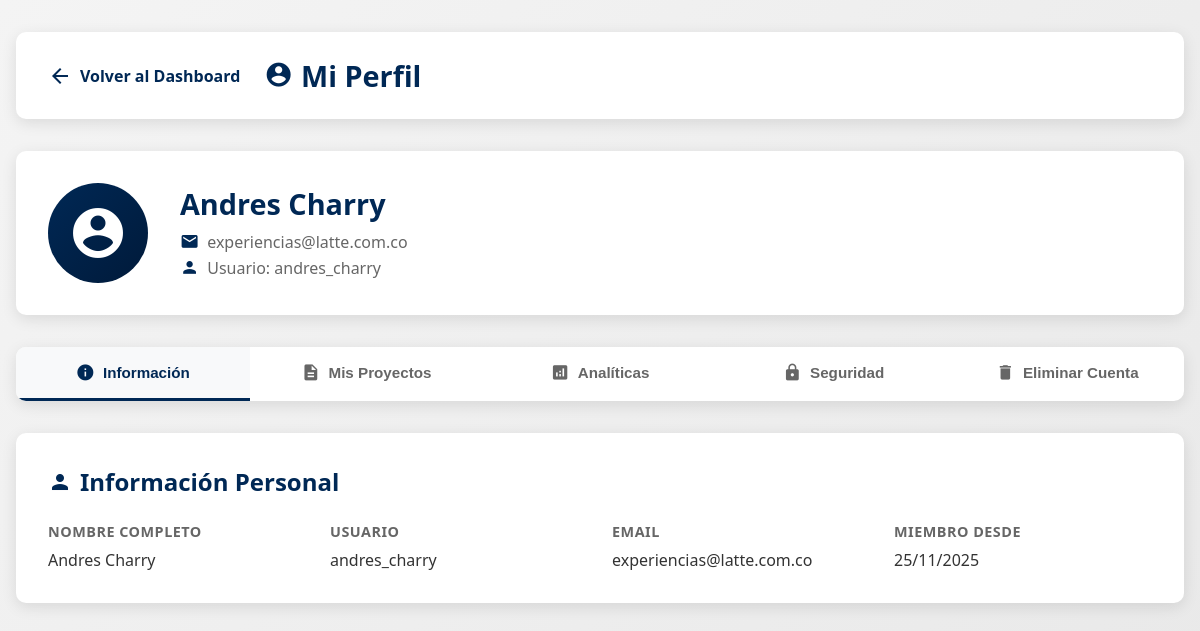
Page /pages/perfil.php (signed in) on the committed database.
### tables this page shows
CREATE TABLE `usuarios` (
  `id` int(11) NOT NULL,
  `usuario` varchar(50) NOT NULL,
  `email` varchar(100) NOT NULL,
  `password` varchar(255) NOT NULL,
  `nombre_completo` varchar(100) NOT NULL,
  `creado_en` timestamp NOT NULL DEFAULT current_timestamp()
);

### includes/config.php (called while the page is built, shortened)
<?php
function getDB()
{
    try {
        $pdo = new PDO(
            "mysql:host=" . DB_HOST . ";dbname=" . DB_NAME . ";charset=utf8mb4",
            DB_USER,
            DB_PASS,
            [
                PDO::ATTR_ERRMODE => PDO::ERRMODE_EXCEPTION,
                PDO::ATTR_DEFAULT_FETCH_MODE => PDO::FETCH_ASSOC,
                PDO::ATTR_EMULATE_PREPARES => false
            ]
        );
        return $pdo;
    } catch (PDOException $e) {
        die("Error de conexión: " . $e->getMessage());
    }
}
function getCurrentUser()
{
    $pdo = getDB();
    $stmt = $pdo->prepare("SELECT id, usuario, email, nombre_completo FROM usuarios WHERE id = ?");
    $stmt->execute([$_SESSION['usuario_id']]);
    return $stmt->fetch();
}

### pages/perfil.php (the view, shortened to what this page needs)
<?php
require_once '../includes/config.php';
$pdo = getDB();
$usuario = getCurrentUser();
$tab_actual = $_GET['tab'] ?? 'informacion';
?>
<!DOCTYPE html>
<html lang="es">
<head>
    <link rel="stylesheet" href="../assets/css/profile.css">
    <link rel="stylesheet" href="../assets/css/notifications.css">
</head>
<body>
    <div class="header">
        <div class="header-content">
            <a href="dashboard.php" class="back-btn">
                <i class="material-icons">arrow_back</i> Volver al Dashboard
            </a>
            <h1><i class="material-icons">account_circle</i> Mi Perfil</h1>
        </div>
    </div>
    <div class="container">
        <div class="profile-header">
            <div class="profile-avatar">
                <i class="material-icons">account_circle</i>
            </div>
            <div class="profile-info">
                <h2><?php echo htmlspecialchars($usuario['nombre_completo']); ?></h2>
                <p><i class="material-icons">email</i> <?php echo htmlspecialchars($usuario['email']); ?></p>
                <p><i class="material-icons">person</i> Usuario: <?php echo htmlspecialchars($usuario['usuario']); ?></p>
            </div>
        </div>
        <div class="profile-nav">
            <button class="nav-tab <?php echo $tab_actual === 'informacion' ? 'active' : ''; ?>" onclick="cambiarTab('informacion')">
                <i class="material-icons">info</i> Información
            </button>
            <button class="nav-tab <?php echo $tab_actual === 'cotizaciones' ? 'active' : ''; ?>" onclick="cambiarTab('cotizaciones')">
                <i class="material-icons">description</i> Mis Proyectos
            </button>
            <button class="nav-tab <?php echo $tab_actual === 'analiticas' ? 'active' : ''; ?>" onclick="cambiarTab('analiticas')">
                <i class="material-icons">analytics</i> Analíticas
            </button>
            <button class="nav-tab <?php echo $tab_actual === 'seguridad' ? 'active' : ''; ?>" onclick="cambiarTab('seguridad')">
                <i class="material-icons">lock</i> Seguridad
            </button>
            <button class="nav-tab danger <?php echo $tab_actual === 'eliminar' ? 'active' : ''; ?>" onclick="cambiarTab('eliminar')">
                <i class="material-icons">delete</i> Eliminar Cuenta
            </button>
        </div>
        <div class="profile-content">
            <div id="tab-informacion" class="tab-content <?php echo $tab_actual === 'informacion' ? 'active' : ''; ?>">
                <div class="card">
                    <h3><i class="material-icons">person</i> Información Personal</h3>
                    <div class="info-grid">
                        <div class="info-item">
                            <label>Nombre Completo</label>
                            <p><?php echo htmlspecialchars($usuario['nombre_completo']); ?></p>
                        </div>
                        <div class="info-item">
                            <label>Usuario</label>
                            <p><?php echo htmlspecialchars($usuario['usuario']); ?></p>
                        </div>
                        <div class="info-item">
                            <label>Email</label>
                            <p><?php echo htmlspecialchars($usuario['email']); ?></p>
                        </div>
                        <div class="info-item">
                            <label>Miembro desde</label>
                            <p><?php
                                $stmt = $pdo->prepare("SELECT creado_en FROM usuarios WHERE id = ?");
                                $stmt->execute([$_SESSION['usuario_id']]);
                                $fecha_registro = $stmt->fetchColumn();
                                echo date('d/m/Y', strtotime($fecha_registro));
                            ?></p>
                        </div>
                    </div>
                </div>
            </div>
        </div>
    </div>
</body>
</html>

### assets/css/profile.css (style rules this page uses)
* { margin: 0; padding: 0; box-sizing: border-box; }
body { font-family: 'Segoe UI', Tahoma, Geneva, Verdana, sans-serif; background: linear-gradient(135deg, #f4f4f4 0%, #e8e8e8 100%); min-height: 100vh; padding: 2rem 1rem; }
.header { max-width: 1200px; margin: 0 auto 2rem; background: white; padding: 1.5rem 2rem; border-radius: 10px; box-shadow: 0 4px 15px rgba(0, 0, 0, 0.1); }
.header-content { display: flex; align-items: center; gap: 1.5rem; }
.back-btn { display: flex; align-items: center; gap: 0.5rem; color: #002855; text-decoration: none; font-weight: 600; transition: all 0.3s; }
.header h1 { color: #002855; font-size: 1.8rem; display: flex; align-items: center; gap: 0.5rem; }
.header h1 .material-icons { font-size: 1.8rem; }
.container { max-width: 1200px; margin: 0 auto; }
.profile-header { background: white; padding: 2rem; border-radius: 10px; box-shadow: 0 4px 15px rgba(0, 0, 0, 0.1); margin-bottom: 2rem; display: flex; align-items: center; gap: 2rem; }
.profile-avatar { width: 100px; height: 100px; border-radius: 50%; background: linear-gradient(135deg, #002855 0%, #001a3a 100%); display: flex; align-items: center; justify-content: center; flex-shrink: 0; }
.profile-avatar .material-icons { font-size: 60px; color: white; }
.profile-info h2 { color: #002855; font-size: 1.8rem; margin-bottom: 0.5rem; }
.profile-info p { color: #666; display: flex; align-items: center; gap: 0.5rem; margin-bottom: 0.25rem; }
.profile-info .material-icons { font-size: 1.2rem; color: #002855; }
.profile-nav { background: white; padding: 0; border-radius: 10px; box-shadow: 0 4px 15px rgba(0, 0, 0, 0.1); margin-bottom: 2rem; display: flex; overflow-x: auto; gap: 0; }
.nav-tab { flex: 1; padding: 1rem 1.5rem; border: none; background: transparent; color: #666; font-size: 0.95rem; font-weight: 600; cursor: pointer; display: flex; align-items: center; justify-content: center; gap: 0.5rem; transition: all 0.3s; border-bottom: 3px solid transparent; white-space: nowrap; }
.nav-tab .material-icons { font-size: 1.2rem; }
.nav-tab.active { color: #002855; border-bottom-color: #002855; background: #f8f9fa; }
.profile-content { min-height: 400px; }
.tab-content { display: none; }
.tab-content.active { display: block; animation: fadeIn 0.3s; }
.card { background: white; padding: 2rem; border-radius: 10px; box-shadow: 0 4px 15px rgba(0, 0, 0, 0.1); margin-bottom: 2rem; }
.card h3 { color: #002855; font-size: 1.5rem; margin-bottom: 1.5rem; display: flex; align-items: center; gap: 0.5rem; }
.card h3 .material-icons { font-size: 1.5rem; }
.info-grid { display: grid; grid-template-columns: repeat(auto-fit, minmax(250px, 1fr)); gap: 1.5rem; }
.info-item label { display: block; color: #666; font-size: 0.9rem; font-weight: 600; margin-bottom: 0.5rem; text-transform: uppercase; letter-spacing: 0.5px; }
.info-item p { color: #333; font-size: 1rem; }

### rows in the picture
usuarios: nombre_completo "Andres Charry", email "experiencias@latte.com.co", usuario "andres_charry", creado_en "25/11/2025"
